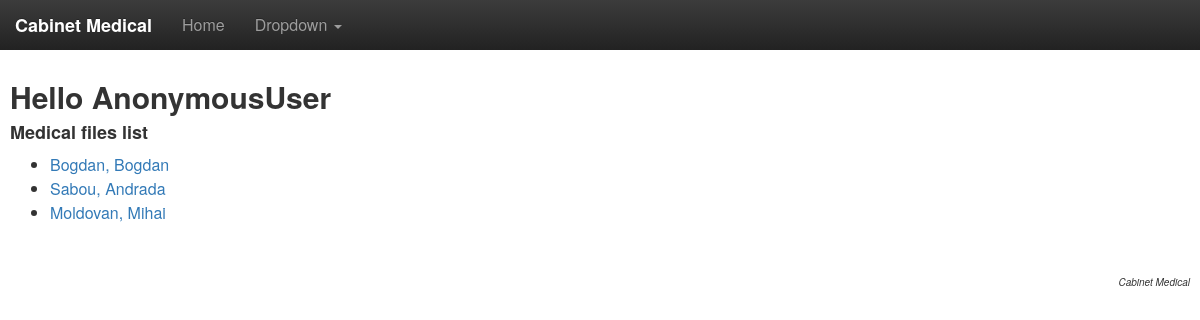
The app's page /patients/ with its own data.
### patients/models.py (models this page shows, shortened)
class Patient(models.Model):
	first_name = models.CharField(max_length=50)
	middle_name = models.CharField(max_length=50, blank=True, null=True)
	last_name = models.CharField(max_length=50)
	address = models.CharField(max_length=50, blank=True, null=True)
	city = models.CharField(max_length=50, blank=True, null=True)
	country = models.CharField(max_length=50, blank=True, null=True)
	pin = models.CharField(max_length=13)  # Personal Identification Number
	age = models.IntegerField(choices=AGE_GROUP, default=2)  # >19
	email = models.EmailField()
	def __str__(self):
		return "%s, %s" % (self.last_name, self.first_name)
	def get_absolute_url(self):
		return reverse("patients:patientdetail", kwargs={'pk': self.pk})

### patients/views.py (the view)
class PatientList(ListView):
	queryset = Patient.objects.all()
	def get_context_data(self, *args, **kwargs):
		context = super().get_context_data(*args, **kwargs)
		return context

### patients/templates/patients/patient_list.html
{% extends "base.html" %}
{% load staticfiles %}
{% block content %}
    <h2> Hello {{ request.user }} </h2>
    <h4> Medical files list </h4>
    <ul>
        {% for obj in object_list%}
            <li> <a href="{{ obj.get_absolute_url }}"> {{ obj }} </a> </li>
        {% endfor %}
    </ul>
{% endblock %}

### assets/css/footer-navbar.css (style rules this page uses)
html, body { height: 100%; }

### assets/css/base.css (style rules this page uses)
body { padding-top: 50px; }

### assets/css/mycss.css (style rules this page uses)
body, .nav-sidebar { margin: 10px; padding-bottom: 30px; }
h6, h5, h4, h3, h2, h1 { font-weight:bold; }
li { font-size: 16px; line-height: 1.5em; }

### records on screen
Patient: last_name+first_name "Bogdan, Bogdan"
Patient: last_name+first_name "Sabou, Andrada"
Patient: last_name+first_name "Moldovan, Mihai"

### other values on screen
{{ request.user }} "AnonymousUser"
